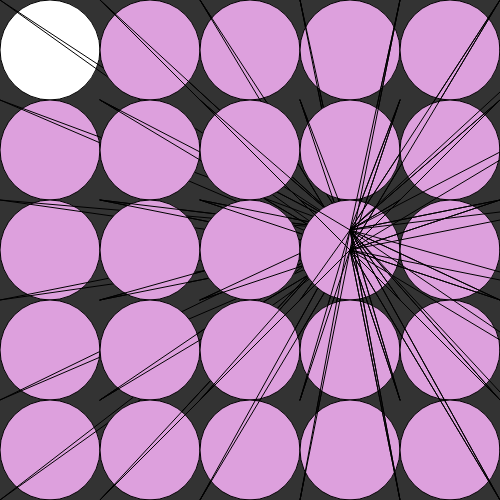
Frame 1 (no input)
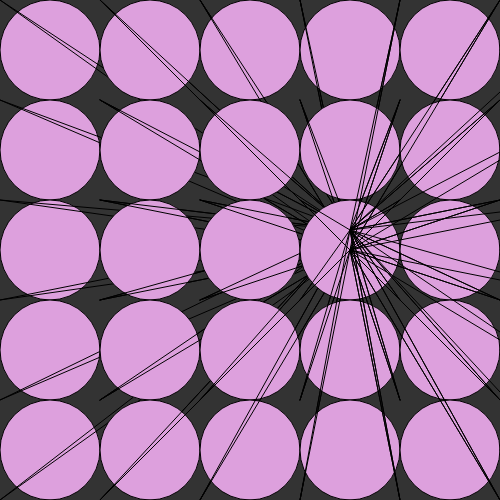
Frame 60 (no input)
Frame 120 (the mouse pressed at the canvas centre since frame 60): identical to frame 60, image omitted

The p5.js sketch that drew these frames (run headless with seeded random() and noise() and a simulated clock; from frame 60 on, the mouse is pressed at the canvas centre):

// p5.js sketch
// ── sketch.js
/*
	DOM example
	04.18.2020
*/	

/*
	Pattern
	04.21.2020
*/

function setup() {
	createCanvas(500, 500);
}

function draw() {
	background(51);

	var w = 100; // width of one cell
	var h = w;  // height of one cell

	for (let x = 0; x <= width; x += w) {
		for (let y = 0; y <= height; y+= h) {
			ellipse(x + 50, y + 50, w);

			fill('plum');
			line(x + 100, y, 350, 250);
			line(x, y, 350, 250);

			line(x + 100, y, 350, 230);
			line(x, y, 350, 230);
		}
	}

}	
